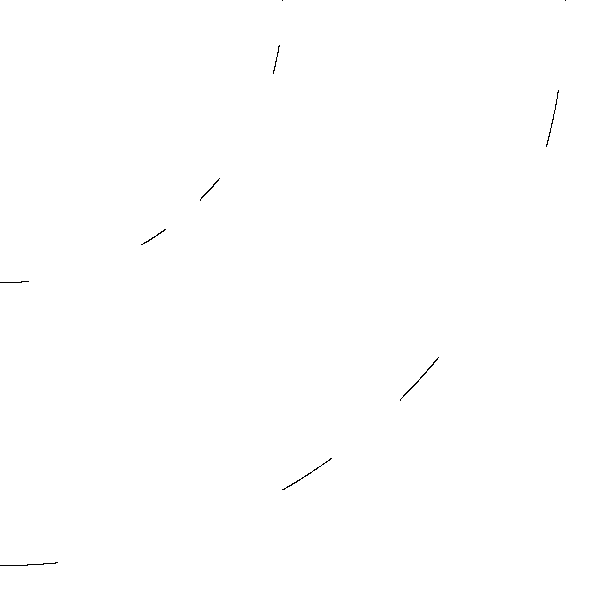
Frame 1 (no input)
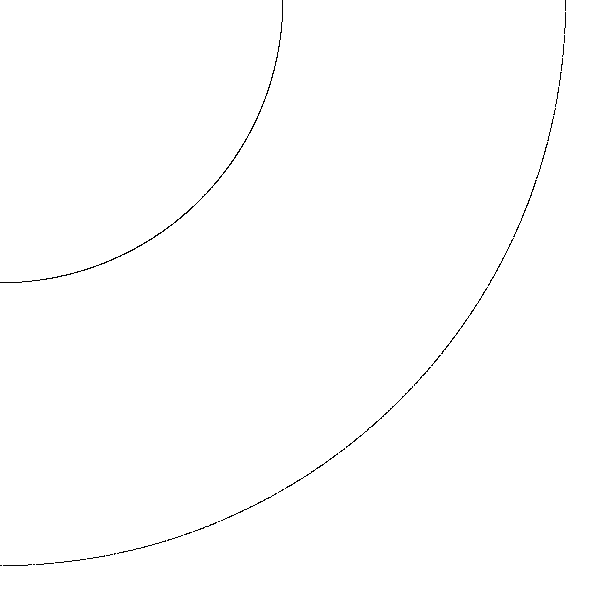
Frame 60 (the mouse pressed at the canvas centre just before this capture)
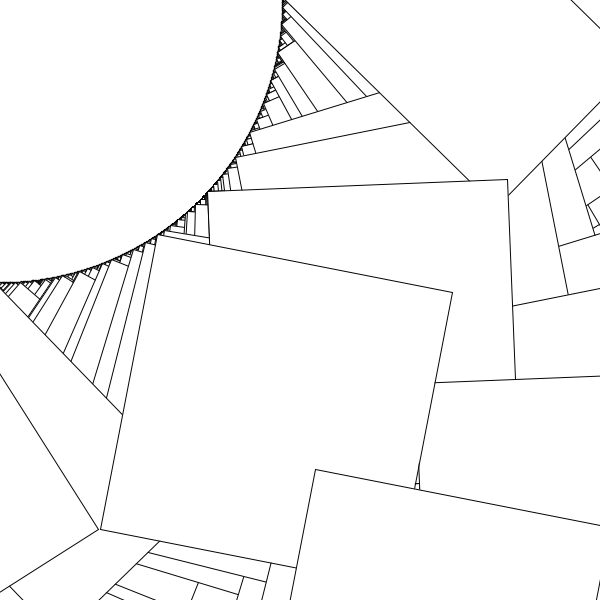
Frame 120 (the mouse held since frame 60 and released just before this capture)

The Processing sketch that drew these frames (run headless with seeded random() and noise(); from frame 60 on, the mouse is pressed at the canvas centre):

// Processing sketch: processing_175806
// ── processing_175806.pde

float deg = 15;

void setup(){
  size(600,600);
  


}
void draw() {
  background(255);
  for(int i = 0; i < 10000; i++){
  noStroke();
  rotate(radians(deg));
  deg += 15;
  stroke(5);
  rect(200,200,mouseX,mouseX);
  fill(255);
  rect(400,400,mouseY,mouseY);
  
  
  }
  


}
